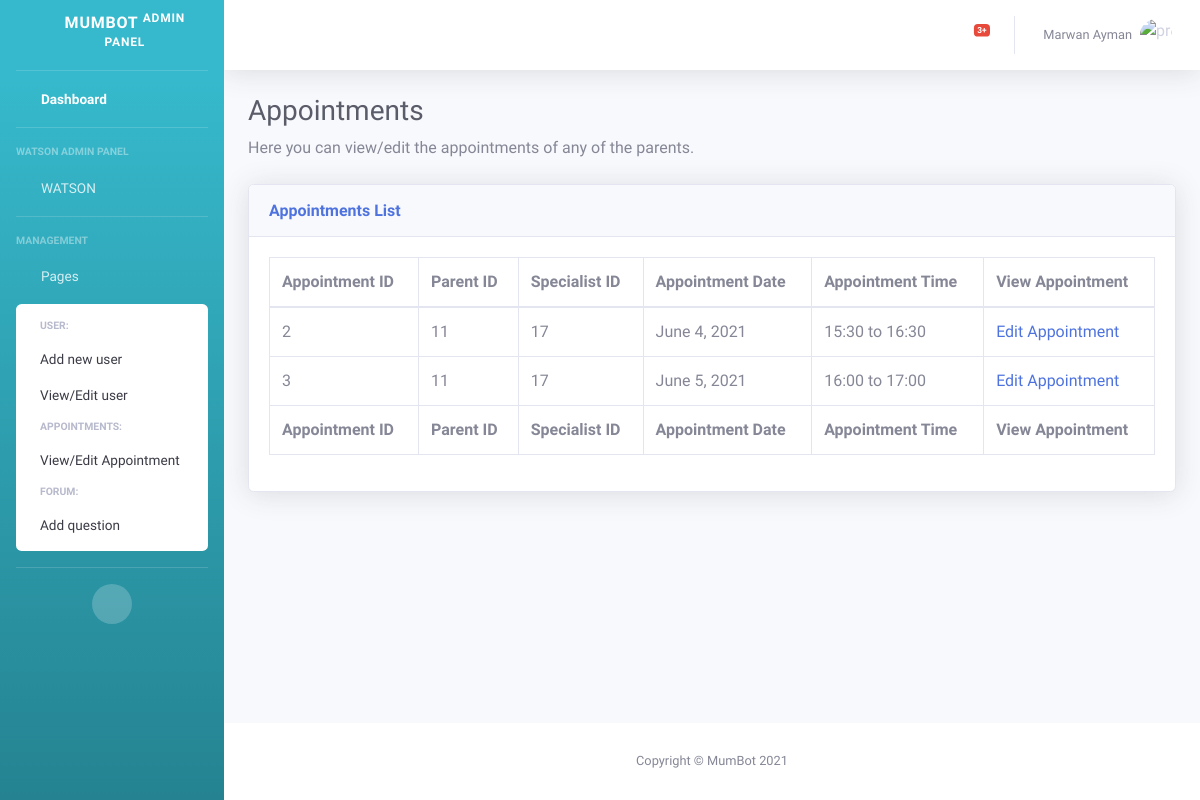
Page /grad/appointments.html (signed in) on the committed database.
### grad/models.py (models this page shows, shortened)
class VideoSession(models.Model):
    parent_id = models.ForeignKey(
        Parent, on_delete=models.CASCADE, related_name="VideoSessions")
    video_price = models.FloatField(default=50)
    video_duration_in_minutes = models.IntegerField(default=60)
    video_slot = models.ForeignKey(Slots, on_delete=models.CASCADE, related_name="RelatedApp")

class User(models.Model):
    user_password = models.CharField(max_length=32)
    user_name = models.CharField(max_length=25)
    user_phone = models.CharField(max_length=15)
    user_email = models.EmailField(max_length=254)
    user_role = models.IntegerField()

class Slots(models.Model):
    schedule_specialist = models.ForeignKey(
        Specialist, on_delete=models.CASCADE)
    free_day = models.CharField(max_length=20, default="")
    slot_date = models.DateField(
        auto_now=False, auto_now_add=False, default="2000-01-01")
    slot_start_time = models.TimeField(auto_now=False, auto_now_add=False)
    slot_end_time = models.TimeField(auto_now=False, auto_now_add=False)
    slot_start_time_integer = models.IntegerField(default=0)
    booked = models.BooleanField(default=0)

### grad/views.py (the view)
# urls.py: path("appointments.html", views.appointments, name="appointments"),
def appointments(request):
    if not request.user.is_authenticated:
        messages.error(request, "You are not authorized to view this page!")
        return HttpResponseRedirect(reverse("login"))
    else:
        return render(request, "grad/appointments.html", {
            "appointments": VideoSession.objects.all(),
        })

### grad/models.py (called while the page is built)
    def __str__(self):
        return f"{self.id}"

    def __str__(self):
        return f"{self.id}"

### grad/templates/grad/appointments.html (shortened to what this page needs)
<!DOCTYPE html>
<html lang="en">
<head>
    {% load static %}
    <link href="{% static 'grad/vendor/fontawesome-free/css/all.min.css' %}" rel="stylesheet" type="text/css">
    <link href="{% static 'grad/css/sb-admin-2.min.css' %}" rel="stylesheet">
    <link href="{% static 'grad/vendor/datatables/dataTables.bootstrap4.min.css' %}" rel="stylesheet">
</head>
<body id="page-top">
    <div id="wrapper">
        {% include "grad/sidebar.html" %}
        <div id="content-wrapper" class="d-flex flex-column">
            <div id="content">
                {% include "grad/navbar.html" %}
                <div class="container-fluid">
                    <h1 class="h3 mb-2 text-gray-800">Appointments</h1>
                    <p class="mb-4">Here you can view/edit the appointments of any of the parents.</p>
                    <div class="card shadow mb-4">
                        <div class="card-header py-3">
                            <h6 class="m-0 font-weight-bold text-primary">Appointments List</h6>
                        </div>
                        <div class="card-body">
                            <div class="table-responsive">
                                <table class="table table-bordered table-hover" id="dataTable" width="100%"
                                    cellspacing="0">
                                    <thead>
                                        <tr>
                                            <th>Appointment ID</th>
                                            <th>Parent ID</th>
                                            <th>Specialist ID</th>
                                            <th>Appointment Date</th>
                                            <th>Appointment Time</th>
                                            <th>View Appointment</th>
                                        </tr>
                                    </thead>
                                    <tfoot>
                                        <tr>
                                            <th>Appointment ID</th>
                                            <th>Parent ID</th>
                                            <th>Specialist ID</th>
                                            <th>Appointment Date</th>
                                            <th>Appointment Time</th>
                                            <th>View Appointment</th>
                                        </tr>
                                    </tfoot>
                                    <tbody>
                                        {% for app in appointments %}
                                        <tr>
                                            <td>{{app.id}}</td>
                                            <td>{{app.parent_id}}</td>
                                            <td>{{app.video_slot.schedule_specialist}}</td>
                                            <td>{{app.video_slot.slot_date}}</td>
                                            <td>{{app.video_slot.slot_start_time|date:"H:i"}} to {{app.video_slot.slot_end_time|date:"H:i"}}</td>
                                            <td><a href="{% url 'editappointment' app.id %}">Edit Appointment</a></td>
                                        </tr>
                                        {% endfor %}
                                    </tbody>
                                </table>
                            </div>
                        </div>
                    </div>
                </div>
            </div>
            <footer class="sticky-footer bg-white">
                <div class="container my-auto">
                    <div class="copyright text-center my-auto">
                        <span>Copyright &copy; MumBot 2021</span>
                    </div>
                </div>
            </footer>
        </div>
    </div>
</body>
</html>

### grad/templates/grad/navbar.html (shortened to what this page needs)
                {% load static %}
                <nav class="navbar navbar-expand navbar-light bg-white topbar mb-4 static-top shadow">
                    <ul class="navbar-nav ml-auto">
                        <li class="nav-item dropdown no-arrow mx-1">
                            <a class="nav-link dropdown-toggle" href="#" id="alertsDropdown" role="button"
                                data-toggle="dropdown" aria-haspopup="true" aria-expanded="false">
                                <i class="fas fa-bell fa-fw"></i>
                                <span class="badge badge-danger badge-counter">3+</span>
                            </a>
                        </li>
                        <li class="nav-item dropdown no-arrow">
                            <a class="nav-link dropdown-toggle" href="#" id="userDropdown" role="button"
                                data-toggle="dropdown" aria-haspopup="true" aria-expanded="false">
                                <span class="mr-2 d-none d-lg-inline text-gray-600 small">{{request.user.first_name}} {{request.user.last_name}}</span>
                                <img class="img-profile rounded-circle"
                                    src="{% static 'grad/img/undraw_profile.svg' %}" alt="profile-img">
                            </a>
                        </li>
                    </ul>
                </nav>

### rows in the picture
VideoSession: id "2", parent_id "11", video_slot.schedule_specialist "17", video_slot.slot_date "June 4, 2021", video_slot.slot_start_time "15:30", video_slot.slot_end_time "16:30"
VideoSession: id "3", parent_id "11", video_slot.schedule_specialist "17", video_slot.slot_date "June 5, 2021", video_slot.slot_start_time "16:00", video_slot.slot_end_time "17:00"

### other values in the picture
{{ request.user.first_name }} "Marwan"
{{ request.user.last_name }} "Ayman"
